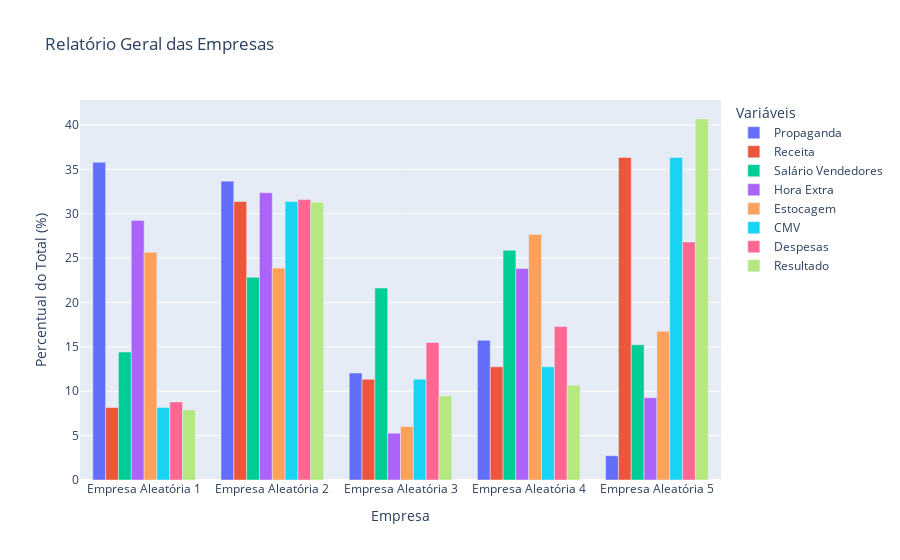

Notebook cell for this chart:
### Code cell
if __name__ == "__main__":
    num_empresas_ale = 5  # Set the number of companies you want to simulate
    num_empresas_users = 0  # Set the number of companies you want to enter data for
    simulador = SimuladorEmpresas(num_empresas_users=num_empresas_users, num_empresas_aleatorias=num_empresas_ale, bounds=None)
simulador.criar_empresas_aleatorias()
simulador.inserir_dados_usuario()
simulador.calcular_e_exibir_resultados()
simulador.plotar_grafico_lucro()
simulador.plotar_grafico_relatorio_geral()

### Figure 1 — Plotly figure (JSON) as saved in the notebook; plotly's stock layout.template omitted (floating-point values rounded to 4 significant figures)
{"data": [{"alignmentgroup": "True", "hovertemplate": "Variáveis=Propaganda<br>Empresa=%{x}<br>Percentual do Total (%)=%{y}<extra></extra>", "legendgroup": "Propaganda", "marker": {"color": "#636efa", "pattern": {"shape": ""}}, "name": "Propaganda", "offsetgroup": "Propaganda", "orientation": "v", "showlegend": true, "textposition": "auto", "type": "bar", "x": ["Empresa Aleatória 1", "Empresa Aleatória 2", "Empresa Aleatória 3", "Empresa Aleatória 4", "Empresa Aleatória 5"], "xaxis": "x", "y": [35.79, 33.68, 12.06, 15.74, 2.729], "yaxis": "y"}, {"alignmentgroup": "True", "hovertemplate": "Variáveis=Receita<br>Empresa=%{x}<br>Percentual do Total (%)=%{y}<extra></extra>", "legendgroup": "Receita", "marker": {"color": "#EF553B", "pattern": {"shape": ""}}, "name": "Receita", "offsetgroup": "Receita", "orientation": "v", "showlegend": true, "textposition": "auto", "type": "bar", "x": ["Empresa Aleatória 1", "Empresa Aleatória 2", "Empresa Aleatória 3", "Empresa Aleatória 4", "Empresa Aleatória 5"], "xaxis": "x", "y": [8.174, 31.38, 11.35, 12.75, 36.34], "yaxis": "y"}, {"alignmentgroup": "True", "hovertemplate": "Variáveis=Salário Vendedores<br>Empresa=%{x}<br>Percentual do Total (%)=%{y}<extra></extra>", "legendgroup": "Salário Vendedores", "marker": {"color": "#00cc96", "pattern": {"shape": ""}}, "name": "Salário Vendedores", "offsetgroup": "Salário Vendedores", "orientation": "v", "showlegend": true, "textposition": "auto", "type": "bar", "x": ["Empresa Aleatória 1", "Empresa Aleatória 2", "Empresa Aleatória 3", "Empresa Aleatória 4", "Empresa Aleatória 5"], "xaxis": "x", "y": [14.42, 22.84, 21.62, 25.88, 15.24], "yaxis": "y"}, {"alignmentgroup": "True", "hovertemplate": "Variáveis=Hora Extra<br>Empresa=%{x}<br>Percentual do Total (%)=%{y}<extra></extra>", "legendgroup": "Hora Extra", "marker": {"color": "#ab63fa", "pattern": {"shape": ""}}, "name": "Hora Extra", "offsetgroup": "Hora Extra", "orientation": "v", "showlegend": true, "textposition": "auto", "type": "bar", "x": ["Empresa Aleatória 1", "Empresa Aleatória 2", "Empresa Aleatória 3", "Empresa Aleatória 4", "Empresa Aleatória 5"], "xaxis": "x", "y": [29.25, 32.37, 5.274, 23.83, 9.273], "yaxis": "y"}, {"alignmentgroup": "True", "hovertemplate": "Variáveis=Estocagem<br>Empresa=%{x}<br>Percentual do Total (%)=%{y}<extra></extra>", "legendgroup": "Estocagem", "marker": {"color": "#FFA15A", "pattern": {"shape": ""}}, "name": "Estocagem", "offsetgroup": "Estocagem", "orientation": "v", "showlegend": true, "textposition": "auto", "type": "bar", "x": ["Empresa Aleatória 1", "Empresa Aleatória 2", "Empresa Aleatória 3", "Empresa Aleatória 4", "Empresa Aleatória 5"], "xaxis": "x", "y": [25.66, 23.88, 6.024, 27.68, 16.77], "yaxis": "y"}, {"alignmentgroup": "True", "hovertemplate": "Variáveis=CMV<br>Empresa=%{x}<br>Percentual do Total (%)=%{y}<extra></extra>", "legendgroup": "CMV", "marker": {"color": "#19d3f3", "pattern": {"shape": ""}}, "name": "CMV", "offsetgroup": "CMV", "orientation": "v", "showlegend": true, "textposition": "auto", "type": "bar", "x": ["Empresa Aleatória 1", "Empresa Aleatória 2", "Empresa Aleatória 3", "Empresa Aleatória 4", "Empresa Aleatória 5"], "xaxis": "x", "y": [8.174, 31.38, 11.35, 12.75, 36.34], "yaxis": "y"}, {"alignmentgroup": "True", "hovertemplate": "Variáveis=Despesas<br>Empresa=%{x}<br>Percentual do Total (%)=%{y}<extra></extra>", "legendgroup": "Despesas", "marker": {"color": "#FF6692", "pattern": {"shape": ""}}, "name": "Despesas", "offsetgroup": "Despesas", "orientation": "v", "showlegend": true, "textposition": "auto", "type": "bar", "x": ["Empresa Aleatória 1", "Empresa Aleatória 2", "Empresa Aleatória 3", "Empresa Aleatória 4", "Empresa Aleatória 5"], "xaxis": "x", "y": [8.798, 31.6, 15.5, 17.29, 26.82], "yaxis": "y"}, {"alignmentgroup": "True", "hovertemplate": "Variáveis=Resultado<br>Empresa=%{x}<br>Percentual do Total (%)=%{y}<extra></extra>", "legendgroup": "Resultado", "marker": {"color": "#B6E880", "pattern": {"shape": ""}}, "name": "Resultado", "offsetgroup": "Resultado", "orientation": "v", "showlegend": true, "textposition": "auto", "type": "bar", "x": ["Empresa Aleatória 1", "Empresa Aleatória 2", "Empresa Aleatória 3", "Empresa Aleatória 4", "Empresa Aleatória 5"], "xaxis": "x", "y": [7.89, 31.28, 9.46, 10.69, 40.68], "yaxis": "y"}], "layout": {"barmode": "group", "legend": {"title": {"text": "Variáveis"}, "tracegroupgap": 0}, "title": {"text": "Relatório Geral das Empresas"}, "xaxis": {"anchor": "y", "domain": [0, 1], "title": {"text": "Empresa"}}, "yaxis": {"anchor": "x", "domain": [0, 1], "title": {"text": "Percentual do Total (%)"}}}}
